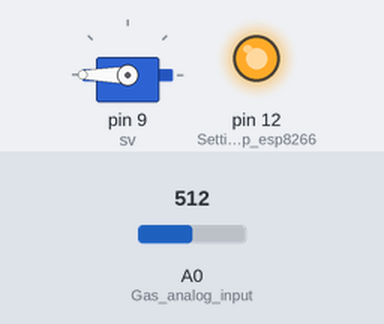
Bench run of a sketch on a simulated Arduino Uno, built with avr-gcc and run on an emulated ATmega328P. On the bench: servo, output pins drawn as LEDs (lit = HIGH). The test bench sets the inputs (shaded band); at power-on: A0 (Gas_analog_input) = 512. What the sketch prints to the serial monitor is not drawn.

Above: at 0.1 s.
Timing chart, 0 to 1.6 s (numbered marks = the images above):
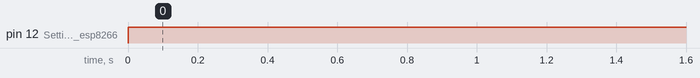

The sketch:

sketch_apr10a.ino
```cpp
#include <Servo.h>

Servo sv;  //Servo motor's object

int sensor = 0;

void setup()
{
  pinMode(A0, INPUT); //Gas analog input
  pinMode(12,OUTPUT); //Setting up esp8266
  sv.attach(9);       // Servo motor initialization
  Serial.begin(9600);  // Activate the serial monitor
  digitalWrite(12,LOW); //to set esp8266 =back to orignal when hit reset
   sv.write(0);         //to set servo = back to orignal when hit reset
}


void loop()
{

  sensor = analogRead(A0);  //storing sensor value in to variable
  Serial.println(sensor);    //printing on the console
  if(sensor>250){

    sv.write(180);        //rotating the motor

    digitalWrite(12,HIGH); //start the esp for syncing with firebase

  }
  delay(10); // Delay a little bit to improve simulation performance
}
```

Measured:
- by itself, pin 12 (Setting_up_esp8266): LOW → HIGH at 0.00 s
